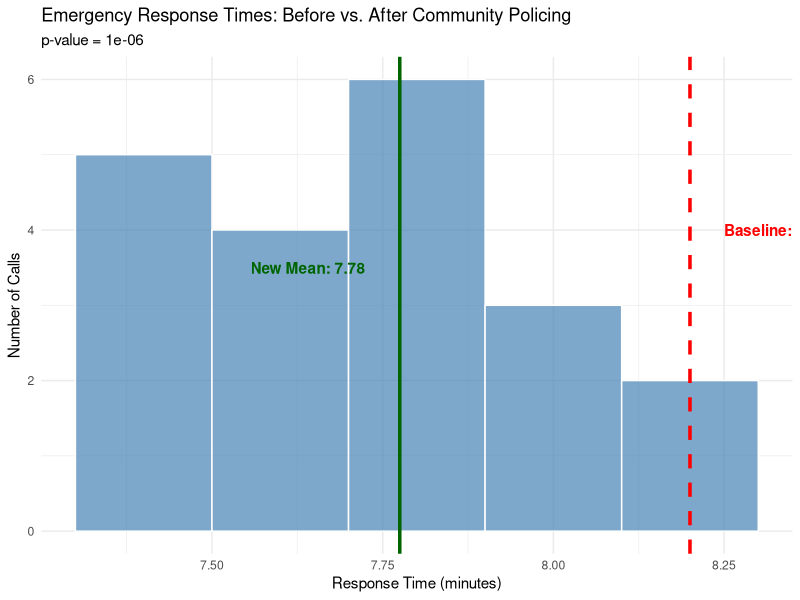

The R source for this figure:
## ---- chunk 1
knitr::opts_chunk$set(echo = TRUE, warning = FALSE, message = FALSE)
## ---- chunk 2
library(tidyverse)
## ---- chunk 3
# Response times (in minutes) after the community policing program
response_times <- c(
  7.8, 8.1, 7.5, 7.9, 8.3,
  7.6, 7.4, 8.0, 7.7, 7.8,
  8.2, 7.3, 7.9, 7.5, 8.1,
  7.6, 7.8, 7.4, 7.7, 7.9
)

# Known baseline (before the program)
baseline_mean <- 8.2
baseline_sd <- 1.5

# Create a tibble
response_data <- tibble(
  call_number = 1:20,
  response_time = response_times
)

response_data
## ---- chunk 4
summary_stats <- response_data |>
  summarize(
    sample_size = n(),
    sample_mean = mean(response_time),
    sample_sd = sd(response_time),
    standard_error = sample_sd / sqrt(sample_size)
  )

summary_stats
## ---- chunk 5
# Set our significance level
alpha <- 0.05

# Perform the t-test
t_test_result <- t.test(
  response_data$response_time,
  mu = 8.2,
  alternative = "less"
)

t_test_result
## ---- chunk 6
# Extract key values
p_value <- t_test_result$p.value

results <- tibble(
  `Baseline mean` = paste(baseline_mean, "minutes"),
  `New mean` = paste(round(summary_stats$sample_mean, 2), "minutes"),
  `Difference` = paste(round(baseline_mean - summary_stats$sample_mean, 2), "minutes"),
  `p-value` = round(p_value, 6),
  `Significant?` = if_else(p_value < alpha, "Yes - reject null hypothesis", "No - fail to reject")
)

results
## ---- chunk 7
ggplot(response_data, aes(x = response_time)) +
  geom_histogram(binwidth = 0.2, fill = "steelblue", color = "white", alpha = 0.7) +
  geom_vline(xintercept = baseline_mean, color = "red", linetype = "dashed", size = 1.2) +
  geom_vline(xintercept = summary_stats$sample_mean, color = "darkgreen", size = 1.2) +
  annotate("text", x = baseline_mean + 0.05, y = 4,
           label = paste("Baseline:", baseline_mean),
           color = "red", hjust = 0, fontface = "bold") +
  annotate("text", x = summary_stats$sample_mean - 0.05, y = 3.5,
           label = paste("New Mean:", round(summary_stats$sample_mean, 2)),
           color = "darkgreen", hjust = 1, fontface = "bold") +
  labs(
    title = "Emergency Response Times: Before vs. After Community Policing",
    subtitle = paste0("p-value = ", round(p_value, 6)),
    x = "Response Time (minutes)",
    y = "Number of Calls"
  ) +
  theme_minimal()
## ---- chunk 8
effect_size <- (baseline_mean - summary_stats$sample_mean) / baseline_sd

effect_size_interpretation <- case_when(
  abs(effect_size) < 0.2 ~ "Negligible",
  abs(effect_size) < 0.5 ~ "Small",
  abs(effect_size) < 0.8 ~ "Medium",
  TRUE ~ "Large"
)

tibble(
  `Cohen's d` = round(effect_size, 3),
  `Interpretation` = effect_size_interpretation,
  `Difference in minutes` = round(baseline_mean - summary_stats$sample_mean, 2),
  `Difference in seconds` = round((baseline_mean - summary_stats$sample_mean) * 60, 0)
)
